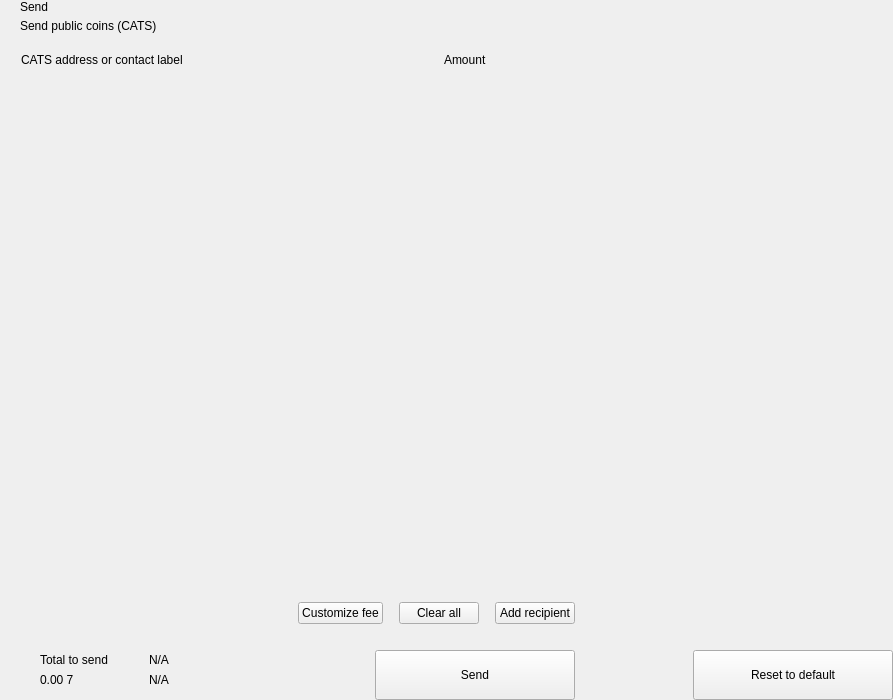
<?xml version="1.0" encoding="UTF-8"?>
<ui version="4.0">
 <class>send</class>
 <widget class="QWidget" name="send">
  <property name="geometry">
   <rect>
    <x>0</x>
    <y>0</y>
    <width>893</width>
    <height>700</height>
   </rect>
  </property>
  <property name="windowTitle">
   <string>Form</string>
  </property>
  <layout class="QHBoxLayout" name="horizontalLayout_2" stretch="2,1">
   <property name="spacing">
    <number>0</number>
   </property>
   <property name="leftMargin">
    <number>0</number>
   </property>
   <property name="topMargin">
    <number>0</number>
   </property>
   <property name="rightMargin">
    <number>0</number>
   </property>
   <property name="bottomMargin">
    <number>0</number>
   </property>
   <item>
    <widget class="QWidget" name="left" native="true">
     <layout class="QVBoxLayout" name="verticalLayout_3">
      <property name="spacing">
       <number>0</number>
      </property>
      <property name="leftMargin">
       <number>0</number>
      </property>
      <property name="topMargin">
       <number>0</number>
      </property>
      <property name="rightMargin">
       <number>0</number>
      </property>
      <property name="bottomMargin">
       <number>0</number>
      </property>
      <item>
       <layout class="QVBoxLayout" name="verticalLayout_22" stretch="0,0,0,1,0,0,0,0">
        <property name="spacing">
         <number>0</number>
        </property>
        <item>
         <layout class="QHBoxLayout" name="horizontalLayout_3">
          <property name="spacing">
           <number>0</number>
          </property>
          <property name="leftMargin">
           <number>20</number>
          </property>
          <property name="rightMargin">
           <number>20</number>
          </property>
          <item>
           <layout class="QVBoxLayout" name="verticalLayout">
            <property name="spacing">
             <number>5</number>
            </property>
            <item>
             <widget class="QLabel" name="labelTitle">
              <property name="text">
               <string>Send</string>
              </property>
              <property name="alignment">
               <set>Qt::AlignLeading|Qt::AlignLeft|Qt::AlignVCenter</set>
              </property>
             </widget>
            </item>
            <item>
             <widget class="QLabel" name="labelSubtitle1">
              <property name="text">
               <string>Send public coins (CATS)</string>
              </property>
             </widget>
            </item>
           </layout>
          </item>
          <item>
           <spacer name="horizontalSpacer">
            <property name="orientation">
             <enum>Qt::Horizontal</enum>
            </property>
            <property name="sizeHint" stdset="0">
             <size>
              <width>40</width>
              <height>20</height>
             </size>
            </property>
           </spacer>
          </item>
         </layout>
        </item>
        <item>
         <spacer name="verticalSpacer_2">
          <property name="orientation">
           <enum>Qt::Vertical</enum>
          </property>
          <property name="sizeType">
           <enum>QSizePolicy::Fixed</enum>
          </property>
          <property name="sizeHint" stdset="0">
           <size>
            <width>20</width>
            <height>20</height>
           </size>
          </property>
         </spacer>
        </item>
        <item>
         <layout class="QHBoxLayout" name="horizontalLayout" stretch="6,0,2">
          <property name="spacing">
           <number>0</number>
          </property>
          <property name="leftMargin">
           <number>10</number>
          </property>
          <property name="topMargin">
           <number>0</number>
          </property>
          <property name="rightMargin">
           <number>20</number>
          </property>
          <property name="bottomMargin">
           <number>0</number>
          </property>
          <item>
           <widget class="QLabel" name="labelSubtitleAddress">
            <property name="styleSheet">
             <string notr="true">margin-left:8px;</string>
            </property>
            <property name="text">
             <string>CATS address or contact label</string>
            </property>
           </widget>
          </item>
          <item>
           <spacer name="horizontalSpacer_3">
            <property name="orientation">
             <enum>Qt::Horizontal</enum>
            </property>
            <property name="sizeType">
             <enum>QSizePolicy::Fixed</enum>
            </property>
            <property name="sizeHint" stdset="0">
             <size>
              <width>40</width>
              <height>1</height>
             </size>
            </property>
           </spacer>
          </item>
          <item>
           <widget class="QLabel" name="labelSubtitleAmount">
            <property name="text">
             <string>Amount</string>
            </property>
           </widget>
          </item>
         </layout>
        </item>
        <item>
         <widget class="QScrollArea" name="scrollArea">
          <property name="minimumSize">
           <size>
            <width>0</width>
            <height>350</height>
           </size>
          </property>
          <property name="styleSheet">
           <string notr="true">#scrollArea {
            background:transparent;
            margin-top:10px;
}</string>
          </property>
          <property name="horizontalScrollBarPolicy">
           <enum>Qt::ScrollBarAlwaysOff</enum>
          </property>
          <property name="sizeAdjustPolicy">
           <enum>QAbstractScrollArea::AdjustIgnored</enum>
          </property>
          <property name="widgetResizable">
           <bool>true</bool>
          </property>
          <property name="alignment">
           <set>Qt::AlignLeading|Qt::AlignLeft|Qt::AlignTop</set>
          </property>
          <widget class="QWidget" name="scrollAreaWidgetContents">
           <property name="geometry">
            <rect>
             <x>0</x>
             <y>0</y>
             <width>591</width>
             <height>16</height>
            </rect>
           </property>
           <property name="sizePolicy">
            <sizepolicy hsizetype="Preferred" vsizetype="Maximum">
             <horstretch>0</horstretch>
             <verstretch>0</verstretch>
            </sizepolicy>
           </property>
           <property name="autoFillBackground">
            <bool>false</bool>
           </property>
           <property name="styleSheet">
            <string notr="true">#scrollAreaWidgetContents {
             background:transparent;
             }</string>
           </property>
           <layout class="QVBoxLayout" name="verticalLayout_7">
            <property name="spacing">
             <number>0</number>
            </property>
            <property name="sizeConstraint">
             <enum>QLayout::SetDefaultConstraint</enum>
            </property>
            <property name="leftMargin">
             <number>0</number>
            </property>
            <property name="topMargin">
             <number>0</number>
            </property>
            <property name="rightMargin">
             <number>0</number>
            </property>
            <property name="bottomMargin">
             <number>0</number>
            </property>
           </layout>
          </widget>
         </widget>
        </item>
        <item>
         <spacer name="verticalSpacer_4">
          <property name="orientation">
           <enum>Qt::Vertical</enum>
          </property>
          <property name="sizeType">
           <enum>QSizePolicy::Fixed</enum>
          </property>
          <property name="sizeHint" stdset="0">
           <size>
            <width>20</width>
            <height>20</height>
           </size>
          </property>
         </spacer>
        </item>
        <item>
         <layout class="QHBoxLayout" name="horizontalLayout_20">
          <property name="spacing">
           <number>6</number>
          </property>
          <property name="leftMargin">
           <number>20</number>
          </property>
          <property name="rightMargin">
           <number>20</number>
          </property>
          <item>
           <spacer name="horizontalSpacer_4">
            <property name="orientation">
             <enum>Qt::Horizontal</enum>
            </property>
            <property name="sizeHint" stdset="0">
             <size>
              <width>10</width>
              <height>20</height>
             </size>
            </property>
           </spacer>
          </item>
          <item>
           <widget class="QPushButton" name="pushButtonFee">
            <property name="focusPolicy">
             <enum>Qt::NoFocus</enum>
            </property>
            <property name="text">
             <string>Customize fee</string>
            </property>
           </widget>
          </item>
          <item>
           <spacer name="horizontalSpacer_11">
            <property name="orientation">
             <enum>Qt::Horizontal</enum>
            </property>
            <property name="sizeType">
             <enum>QSizePolicy::Minimum</enum>
            </property>
            <property name="sizeHint" stdset="0">
             <size>
              <width>10</width>
              <height>20</height>
             </size>
            </property>
           </spacer>
          </item>
          <item>
           <widget class="QPushButton" name="pushButtonClear">
            <property name="focusPolicy">
             <enum>Qt::NoFocus</enum>
            </property>
            <property name="layoutDirection">
             <enum>Qt::RightToLeft</enum>
            </property>
            <property name="text">
             <string>Clear all</string>
            </property>
           </widget>
          </item>
          <item>
           <spacer name="horizontalSpacer_6">
            <property name="orientation">
             <enum>Qt::Horizontal</enum>
            </property>
            <property name="sizeType">
             <enum>QSizePolicy::Fixed</enum>
            </property>
            <property name="sizeHint" stdset="0">
             <size>
              <width>10</width>
              <height>20</height>
             </size>
            </property>
           </spacer>
          </item>
          <item>
           <widget class="QPushButton" name="pushButtonAddRecipient">
            <property name="focusPolicy">
             <enum>Qt::NoFocus</enum>
            </property>
            <property name="text">
             <string>Add recipient</string>
            </property>
           </widget>
          </item>
         </layout>
        </item>
        <item>
         <spacer name="verticalSpacer">
          <property name="orientation">
           <enum>Qt::Vertical</enum>
          </property>
          <property name="sizeType">
           <enum>QSizePolicy::Fixed</enum>
          </property>
          <property name="sizeHint" stdset="0">
           <size>
            <width>20</width>
            <height>16</height>
           </size>
          </property>
         </spacer>
        </item>
        <item>
         <layout class="QHBoxLayout" name="horizontalLayout_7">
          <property name="rightMargin">
           <number>20</number>
          </property>
          <item>
           <layout class="QHBoxLayout" name="horizontalLayout_10">
            <property name="spacing">
             <number>0</number>
            </property>
            <property name="leftMargin">
             <number>8</number>
            </property>
            <item>
             <widget class="QStackedWidget" name="stackedWidget">
              <property name="minimumSize">
               <size>
                <width>0</width>
                <height>60</height>
               </size>
              </property>
              <property name="maximumSize">
               <size>
                <width>16777215</width>
                <height>60</height>
               </size>
              </property>
              <widget class="QWidget" name="page1">
               <layout class="QVBoxLayout" name="verticalLayout_71" stretch="0">
                <property name="spacing">
                 <number>6</number>
                </property>
                <property name="leftMargin">
                 <number>12</number>
                </property>
                <property name="topMargin">
                 <number>0</number>
                </property>
                <property name="rightMargin">
                 <number>0</number>
                </property>
                <property name="bottomMargin">
                 <number>0</number>
                </property>
                <item>
                 <widget class="QWidget" name="coinWidget" native="true">
                  <property name="minimumSize">
                   <size>
                    <width>0</width>
                    <height>60</height>
                   </size>
                  </property>
                  <property name="maximumSize">
                   <size>
                    <width>16777215</width>
                    <height>60</height>
                   </size>
                  </property>
                  <layout class="QHBoxLayout" name="horizontalLayout_9">
                   <property name="spacing">
                    <number>0</number>
                   </property>
                   <property name="leftMargin">
                    <number>20</number>
                   </property>
                   <property name="topMargin">
                    <number>10</number>
                   </property>
                   <property name="rightMargin">
                    <number>20</number>
                   </property>
                   <property name="bottomMargin">
                    <number>10</number>
                   </property>
                   <item>
                    <layout class="QVBoxLayout" name="verticalSend">
                     <property name="spacing">
                      <number>0</number>
                     </property>
                     <item>
                      <widget class="QLabel" name="labelTitleTotalSend">
                       <property name="text">
                        <string>Total to send</string>
                       </property>
                      </widget>
                     </item>
                     <item>
                      <widget class="QLabel" name="labelAmountSend">
                       <property name="text">
                        <string notr="true">0.00 7</string>
                       </property>
                      </widget>
                     </item>
                    </layout>
                   </item>
                   <item>
                    <spacer name="horizontalSpacer_9">
                     <property name="orientation">
                      <enum>Qt::Horizontal</enum>
                     </property>
                     <property name="sizeType">
                      <enum>QSizePolicy::Fixed</enum>
                     </property>
                     <property name="sizeHint" stdset="0">
                      <size>
                       <width>20</width>
                       <height>20</height>
                      </size>
                     </property>
                    </spacer>
                   </item>
                   <item>
                    <widget class="QLabel" name="labelLine">
                     <property name="minimumSize">
                      <size>
                       <width>1</width>
                       <height>0</height>
                      </size>
                     </property>
                     <property name="maximumSize">
                      <size>
                       <width>1</width>
                       <height>16777215</height>
                      </size>
                     </property>
                     <property name="text">
                      <string/>
                     </property>
                    </widget>
                   </item>
                   <item>
                    <spacer name="horizontalSpacer_10">
                     <property name="orientation">
                      <enum>Qt::Horizontal</enum>
                     </property>
                     <property name="sizeType">
                      <enum>QSizePolicy::Fixed</enum>
                     </property>
                     <property name="sizeHint" stdset="0">
                      <size>
                       <width>20</width>
                       <height>20</height>
                      </size>
                     </property>
                    </spacer>
                   </item>
                   <item>
                    <layout class="QVBoxLayout" name="verticalRemaining">
                     <property name="spacing">
                      <number>0</number>
                     </property>
                     <item>
                      <widget class="QLabel" name="labelTitleTotalRemaining">
                       <property name="text">
                        <string notr="true">N/A</string>
                       </property>
                      </widget>
                     </item>
                     <item>
                      <widget class="QLabel" name="labelAmountRemaining">
                       <property name="text">
                        <string notr="true">N/A</string>
                       </property>
                      </widget>
                     </item>
                    </layout>
                   </item>
                  </layout>
                 </widget>
                </item>
               </layout>
              </widget>
              <widget class="QWidget" name="page_2"/>
             </widget>
            </item>
           </layout>
          </item>
          <item>
           <spacer name="horizontalSpacer_5">
            <property name="orientation">
             <enum>Qt::Horizontal</enum>
            </property>
            <property name="sizeType">
             <enum>QSizePolicy::Expanding</enum>
            </property>
            <property name="sizeHint" stdset="0">
             <size>
              <width>40</width>
              <height>20</height>
             </size>
            </property>
           </spacer>
          </item>
          <item alignment="Qt::AlignBottom">
           <widget class="QPushButton" name="pushButtonSave">
            <property name="minimumSize">
             <size>
              <width>200</width>
              <height>50</height>
             </size>
            </property>
            <property name="maximumSize">
             <size>
              <width>200</width>
              <height>50</height>
             </size>
            </property>
            <property name="focusPolicy">
             <enum>Qt::NoFocus</enum>
            </property>
            <property name="text">
             <string>Send</string>
            </property>
           </widget>
          </item>
         </layout>
        </item>
       </layout>
      </item>
     </layout>
    </widget>
   </item>
   <item>
    <widget class="QWidget" name="right" native="true">
     <layout class="QVBoxLayout" name="verticalLayout_5">
      <property name="leftMargin">
       <number>0</number>
      </property>
      <property name="topMargin">
       <number>0</number>
      </property>
      <property name="rightMargin">
       <number>0</number>
      </property>
      <property name="bottomMargin">
       <number>0</number>
      </property>
      <item>
       <layout class="QVBoxLayout" name="verticalLayout_4">
        <property name="spacing">
         <number>6</number>
        </property>
        <item>
         <widget class="OptionButton" name="btnCoinControl" native="true">
          <property name="minimumSize">
           <size>
            <width>0</width>
            <height>50</height>
           </size>
          </property>
         </widget>
        </item>
        <item>
         <widget class="OptionButton" name="btnChangeAddress" native="true">
          <property name="minimumSize">
           <size>
            <width>0</width>
            <height>50</height>
           </size>
          </property>
         </widget>
        </item>
        <item>
         <widget class="OptionButton" name="btnUri" native="true">
          <property name="minimumSize">
           <size>
            <width>0</width>
            <height>50</height>
           </size>
          </property>
         </widget>
        </item>
        <item>
         <spacer name="verticalSpacer_5">
          <property name="orientation">
           <enum>Qt::Vertical</enum>
          </property>
          <property name="sizeHint" stdset="0">
           <size>
            <width>20</width>
            <height>40</height>
           </size>
          </property>
         </spacer>
        </item>
        <item>
         <layout class="QHBoxLayout" name="horizontalLayout_8">
          <item>
           <spacer name="horizontalSpacer_7">
            <property name="orientation">
             <enum>Qt::Horizontal</enum>
            </property>
            <property name="sizeHint" stdset="0">
             <size>
              <width>40</width>
              <height>20</height>
             </size>
            </property>
           </spacer>
          </item>
          <item>
           <widget class="QPushButton" name="pushButtonReset">
            <property name="minimumSize">
             <size>
              <width>200</width>
              <height>50</height>
             </size>
            </property>
            <property name="maximumSize">
             <size>
              <width>200</width>
              <height>50</height>
             </size>
            </property>
            <property name="focusPolicy">
             <enum>Qt::NoFocus</enum>
            </property>
            <property name="text">
             <string>Reset to default</string>
            </property>
           </widget>
          </item>
         </layout>
        </item>
       </layout>
      </item>
     </layout>
    </widget>
   </item>
  </layout>
 </widget>
 <customwidgets>
  <customwidget>
   <class>OptionButton</class>
   <extends>QWidget</extends>
   <header>qt/pivx/optionbutton.h</header>
   <container>1</container>
  </customwidget>
 </customwidgets>
 <resources/>
 <connections/>
</ui>
